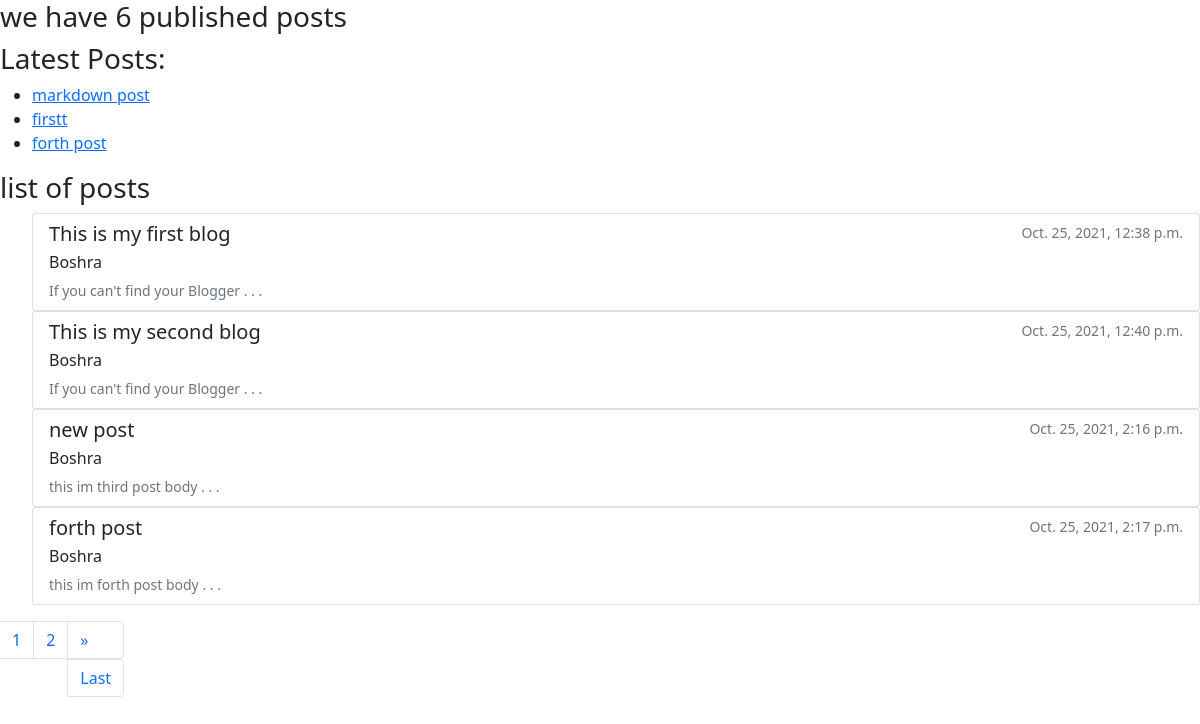
Screenshot of /blog/ with the database file from the repository.
### blog/models.py (models this page shows, shortened)
class Post(models.Model):
    STATUS = (
        ("draft",'Draft'),
        ("published",'Published')
    )
    author = ForeignKey(User, on_delete=models.CASCADE, related_name="blog_posts")
    slug = models.SlugField(max_length=250, unique_for_date="publish")
    title = models.CharField(max_length=250)
    body = models.TextField()
    publish = models.DateTimeField(default=timezone.now)
    created = models.DateTimeField(auto_now_add=True)
    updated = models.DateTimeField(auto_now=True)
    status = models.CharField(max_length=10,choices=STATUS,default='draft')
    objects = models.Manager()
    published = PublishedManager()
    tags = TaggableManager()
    def get_absolute_url(self):
        return reverse("blog:post_detail",args=[self.publish.year,self.publish.month,self.publish.day,self.slug])

### blog/views.py (the view)
# urls.py: path("",views.post_list,name="post_list"),
def post_list(request,tag_slug=None):
    posts = Post.published.all()
    tag = None
    if tag_slug:
        tag = get_object_or_404(Tag,slug=tag_slug)
        posts = posts.filter(tags__in=[tag])
    paginator = Paginator(posts , 4)
    page = request.GET.get('page')
    try:
        posts = paginator.page(page)
    except PageNotAnInteger:
        posts = paginator.page(1)
    except EmptyPage:
        posts = paginator.page(paginator.num_pages)
    context = {"posts":posts , 'page':page , "tag":tag}
    return render(request,'blog/post/list.html',context)

### blog/models.py (called while the page is built)
    def get_queryset(self):
        return super(PublishedManager,self).get_queryset().filter(status='published')

### blog/templatetags/blog_tags.py (called while the page is built)
@register.simple_tag()
def total_posts():
    return Post.published.count()

@register.inclusion_tag('blog/post/latest_posts.html')
def show_latest_posts(count=5):
    latest_posts = Post.published.order_by('-publish')[:count]
    return {'latest_posts':latest_posts}

### templates/blog/post/list.html (shortened to what this page needs)
{% extends 'blog/base.html'%}
{% load blog_tags %}
{% block content %}
<h3>we have {% total_posts %} published posts</h3>
<h3>Latest Posts:</h3>
{% show_latest_posts 3 %}
{% if tag %}
<h3>posts with tag {{tag}}</h3>
{% else %}
<h3>list of posts</h3>
{% endif %}
<ul>
    {% for post in posts %}
    <div class="list-group">
    <a href="{{post.get_absolute_url}}" class="list-group-item list-group-item-action">
        <div class="d-flex w-100 justify-content-between">
          <h5 class="mb-1">{{post.title}}</h5>
          <small class="text-muted">{{post.created}}</small>
        </div>
        <p class="mb-1">{{post.author}}</p>
        <small class="text-muted">{{post.body|slice:":30"}} . . . </small>
      </a>
    </div>
    {% endfor %}
</ul>
<nav aria-label="Page navigation example">
  <ul class="pagination">
    {% for page in posts.paginator.page_range %}
    <li class="page-item"><a class="page-link" href="?page={{page}}">{{page}}</a></li>
    {% endfor %}
    <li class="page-item">
      {% if posts.has_next %}
      <a class="page-link" href="?page={{posts.next_page_number}}" aria-label="Next">
        <span aria-hidden="true">&raquo;</span>
      <a class="page-link" href="?page={{posts.paginator.num_pages}}" aria-label="Next">
        <span aria-hidden="true">Last</span>
        {% endif %}
      </a>
    </li>
  </ul>
</nav>
{% endblock content %}

### templates/blog/post/latest_posts.html
<ul>
    {% for post in latest_posts %}
      <li>
          <a href="{{post.get_absolute_url}}">{{post.title}}</a>
      </li>
    {% endfor %}
</ul>

### rows the page displays
Post: title "markdown post"
Post: title "firstt"
Post: title "forth post", created "Oct. 25, 2021, 2:17 p.m.", author "Boshra", body "this im forth post body"
Post: title "This is my first blog", created "Oct. 25, 2021, 12:38 p.m.", author "Boshra", body "If you can't find your Blogger"
Post: title "This is my second blog", created "Oct. 25, 2021, 12:40 p.m.", author "Boshra", body "If you can't find your Blogger"
Post: title "new post", created "Oct. 25, 2021, 2:16 p.m.", author "Boshra", body "this im third post body"

### other values shown
{{ page }} "1" "2"
